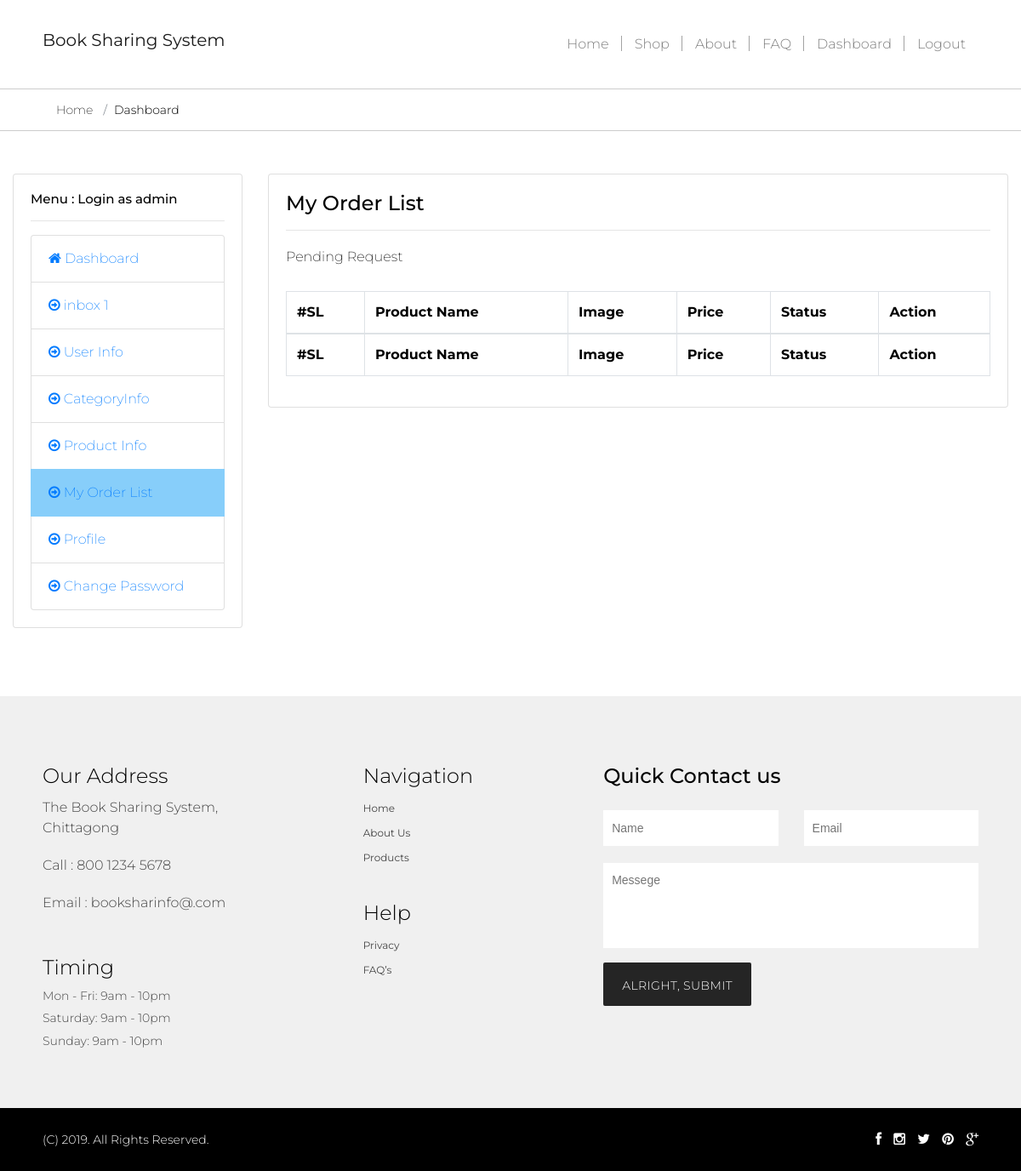
/myOrderList.php (signed in), run on an earlier commit of the app's database.
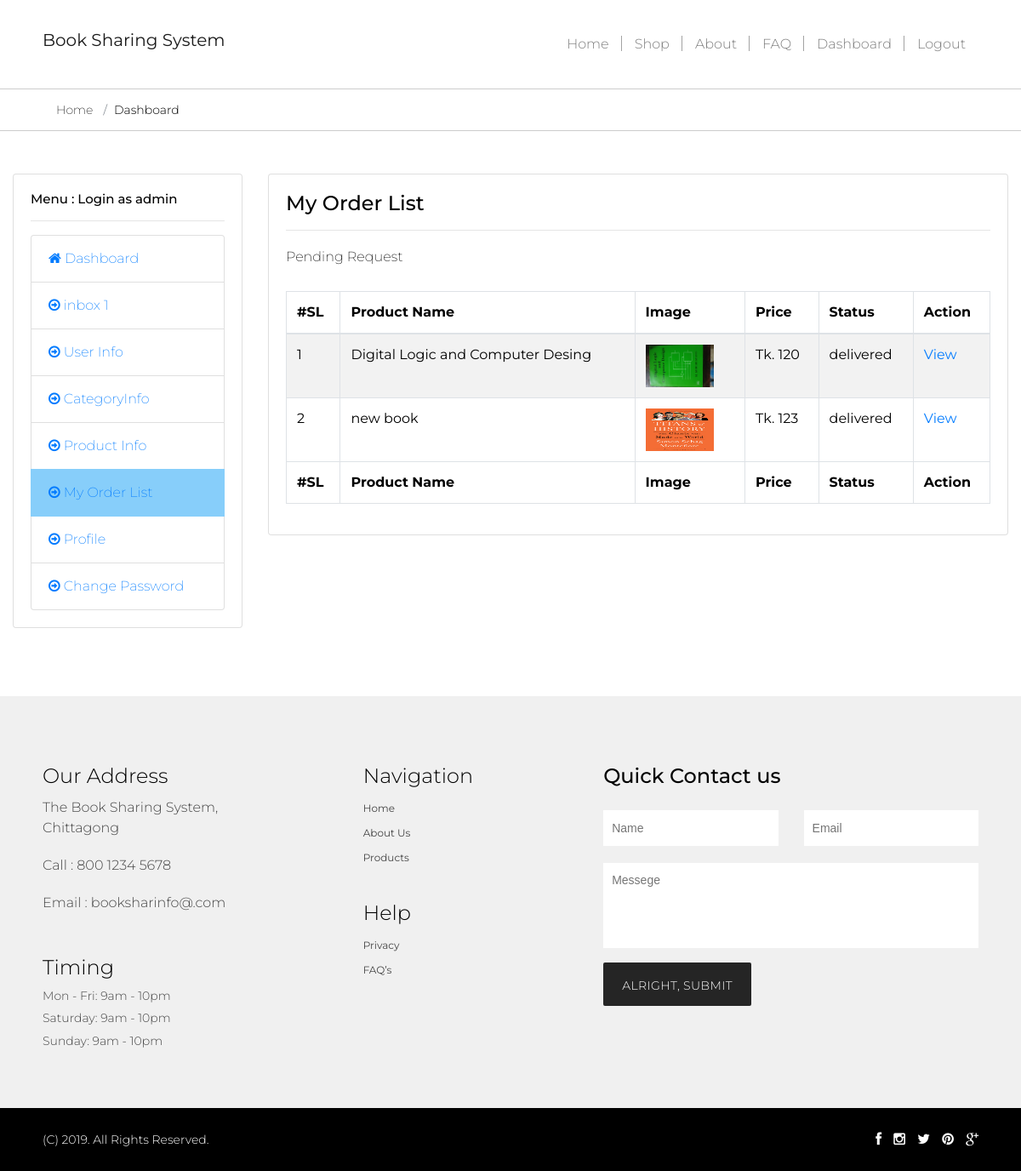
And on a later commit of the database.
### tables this page shows
CREATE TABLE IF NOT EXISTS `tbcheckout` (
  `iAutoId` int(11) NOT NULL AUTO_INCREMENT,
  `vUserId` varchar(150) NOT NULL,
  `vProductId` varchar(150) NOT NULL,
  `vProductName` varchar(150) NOT NULL,
  `vUploadBy` varchar(150) NOT NULL,
  `vCarrierId` varchar(150) NOT NULL,
  `vBkashNo` varchar(150) NOT NULL,
  `vTransactionId` varchar(150) NOT NULL,
  `vStatus` varchar(150) NOT NULL DEFAULT 'pending for user Approval',
  `vPrice` double NOT NULL,
  `vSharingType` varchar(150) NOT NULL,
  `dDate` date NOT NULL,
  PRIMARY KEY (`iAutoId`)
);

### lib/Database.php (called while the page is built, shortened)
<?php
Class Database{
  public $host   = DB_HOST;
  public $pass   = DB_PASS;
  public $user   = DB_USER;
  public $dbname = DB_NAME;
  public $link;
  private function connectDB()
  {
    $this->link = new mysqli($this->host, $this->user, $this->pass, $this->dbname);
    mysqli_query($this->link,"SET CHARACTER SET utf8");
    mysqli_query($this->link,"SET SESSION collation_connection ='utf8_general_ci'");
  }
  public function select($query){
    $result = $this->link->query($query) or die($this->link->error.__LINE__);
    if($result->num_rows > 0){
      return $result;
    }
    else {
      return false;
    }
  }
}

### lib/Session.php (called while the page is built, shortened)
<?php
class Session{
public static function get($key){
  if (isset($_SESSION[$key])) {
  return $_SESSION[$key];
  } else {
   return false;
  }
}
}
?>

### myOrderList.php (the view, shortened to what this page needs)
<?php
	include 'inc/header.php';
?>
<?php
	include 'inc/dashboardSidebar.php';
?>
    <div class="col-xs-9 col-sm-9 col-md-9 col-lg-9">
        <div class="card">
            <div class="card-body">
                <h4 class="card-title">My Order List</h4>
                <hr>
                    <p>Pending Request</p>
                    <table id="example" class="table table-striped table-bordered" style="width:100%">
                        <thead>
                            <tr>
                                <th>#SL</th>
                                <th>Product Name</th>
                                <th>Image</th>
                                <th>Price</th>
                                <th>Status</th>
                                <th>Action</th>
                            </tr>
                        </thead>
                        <tbody>
                        <?php
                            $query="select iAutoId,vUserId,vProductId,vProductName,
                            (select vImage1 from tbproductinfo where iAutoId=a.vProductId)vImage1,vUploadBy,vPrice,vStatus
                            from tbcheckout a where vUserId='$vUserId' ";
                            $selectData=$db->select($query);
                            if($selectData)
                            {
                                    $i=1;
                                    while($result=$selectData->fetch_assoc())
                                    {
                                ?>
                                <tr>
                                    <td><?php echo $i;?></td>
                                    <td><?php echo $result['vProductName'];?></td>
                                    <td><img style=" width: 80px; height: 50px;" src="<?php echo $result['vImage1'];?>" alt=""/></td>
                                    <td>Tk. <?php echo $result['vPrice'];?></td>
                                    <td><?php echo $result['vStatus'];?></td>
                                    <td><a href="viewOrder.php?id=<?php echo $result['iAutoId'];?>">View</a></td>
                                </tr>
                               <?php $i++;
                                }
                            }
                        ?>
                        </tbody>
                        <tfoot>
                            <tr>
                                <th>#SL</th>
                                <th>Product Name</th>
                                <th>Image</th>
                                <th>Price</th>
                                <th>Status</th>
                                <th>Action</th>
                            </tr>
                        </tfoot>
                    </table>
            </div>
        </div>
    </div>
<?php
	include 'inc/dashboardFooter.php';
	include 'inc/footer.php';
?>

What changed in the data, as far as the page shows it:
added tbcheckout: vProductName "Digital Logic and Computer Desing", shows a picture, vPrice "120", vStatus "delivered"
added tbcheckout: vProductName "new book", shows a picture, vPrice "123", vStatus "delivered"
